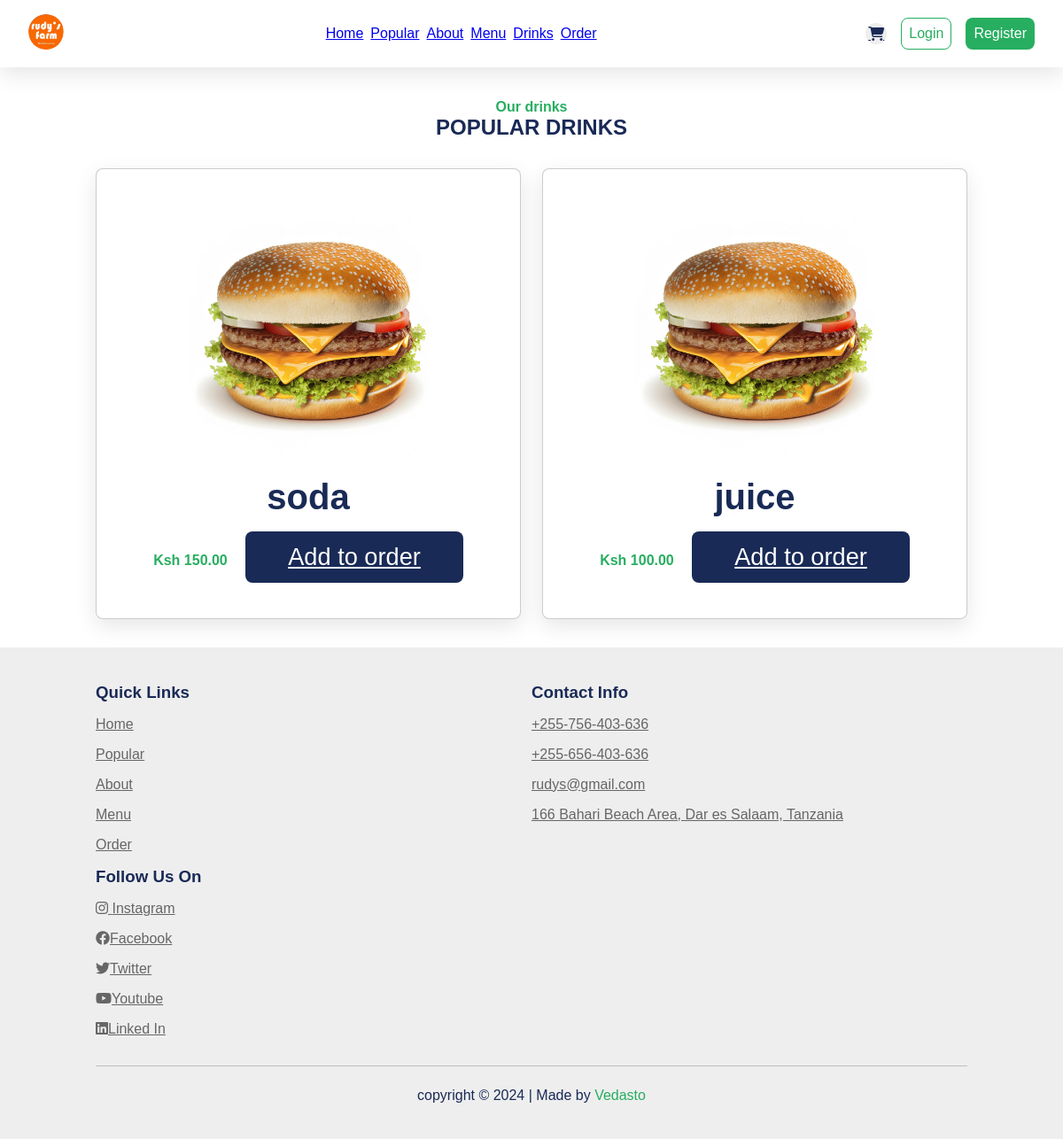
Screenshot of /drinks.php with the database file from the repository.
### tables this page shows
CREATE TABLE IF NOT EXISTS menu_items (
    id INT NOT NULL AUTO_INCREMENT PRIMARY KEY,
    category_id INT NOT NULL,
    FOREIGN KEY(category_id) REFERENCES categories(id),
    title VARCHAR(50) NOT NULL,
    description VARCHAR(256) NOT NULL,
    price DECIMAL(10, 2) NOT NULL,
    featured BOOLEAN NOT NULL DEFAULT FALSE,
    created_at TIMESTAMP DEFAULT CURRENT_TIMESTAMP,
    updated_at TIMESTAMP DEFAULT CURRENT_TIMESTAMP ON UPDATE CURRENT_TIMESTAMP
);

### drinks.php (the view, shortened to what this page needs)
<?php
$connection = connectToDatabase();
$sql = "
SELECT m.title, m.description, m.price, c.title AS category_title
FROM menu_items as m
JOIN categories as c
ON m.category_id = c.id
WHERE c.title = 'beverage'
LIMIT 10;";
$results = mysqli_query($connection, $sql);
if (mysqli_num_rows($results) <= 0) {
    $message = "No drinks found";
} else {
    $drinks = mysqli_fetch_all($results, MYSQLI_ASSOC);
}
?>
<!DOCTYPE html>
<html lang="en">
<head>
    <link rel="stylesheet" href="https://cdn.jsdelivr.net/npm/swiper@10/swiper-bundle.min.css" />
    <link rel="stylesheet" href="https://cdnjs.cloudflare.com/ajax/libs/font-awesome/6.4.0/css/all.min.css" />
    <link rel="stylesheet" href="./styles/global.css">
    <link rel="stylesheet" href="./styles/popular-dishes.css">
    <link rel="stylesheet" href="./web/common/header.css">
    <link rel="stylesheet" href="./web/common/footer.css">
</head>
<body>
    <?php require './web/common/header.php'; ?>
    <section class="dishes" id="Drinks">
        <h3 class="sub-heading"> Our drinks</h3>
        <h1 class="heading"> Popular drinks</h1>
        <div class="box-container">
            <?php if (isset($drinks)) : ?>
                <?php foreach ($drinks as $drink) : ?>
                    <div class="box">
                        <img src="images/img4.png.avif" alt="">
                        <h3><?= $drink['title'] ?></h3>
                        <span>Ksh <?= $drink['price'] ?></span>
                        <a href="#" class="btn">Add to order</a>
                    </div>
                <?php endforeach; ?>
            <?php endif; ?>
        </div>
    </section>
    <?php require './web/common/footer.php' ?>
</body>
</html>

### styles/global.css (style rules this page uses)
:root { --green: #27ae60; --orange: #FB6800; --black: #192a56; --light-color: #666; --white: #fff; --red: #f00; --box-sahdow: 0 0.5rem 1.5rem rgba(0, 0, 0, 0.1); }
* { font-family: "Poppins", sans-serif; margin: 0; padding: 0; box-sizing: border-box; }
html { overflow-x: hidden; scroll-padding-top: 5.5rem; scroll-behavior: smooth; }
section { padding: 2rem 9%; }
.sub-heading { text-align: center; color: var(--green); font-size: 1rem; padding-top: 1rem; }
.heading { text-align: center; color: var(--black); font-size: 1.5rem; padding-bottom: 2rem; text-transform: uppercase; }
.btn { margin-top: 1rem; display: inline-block; font-size: 1.7rem; color: #fff; background: var(--black); border-radius: 0.5rem; cursor: pointer; padding: 0.8rem 3rem; }

### styles/popular-dishes.css (style rules this page uses)
.dishes { margin-top: 4rem; }
.dishes .box-container { display: grid; grid-template-columns: repeat(auto-fit, minmax(28rem, 1fr)); gap: 1.5rem; }
.dishes .box-container .box { padding: 2.5rem; background: #fff; border-radius: 0.5rem; border: 0.1rem solid rgba(0, 0, 0, 0.2); box-shadow: var(--box-sahdow); position: relative; overflow: hidden; text-align: center; }
.dishes .box-container .box img { height: 17rem; margin: 1rem 0; }
.dishes .box-container .box h3 { color: var(--black); font-size: 2.5rem; }
.dishes .box-container .box span { color: var(--green); font-weight: bolder; margin-right: 1rem; font-size: 1rem; }

### rows the page displays
menu_items: title "soda", price "150.00"
menu_items: title "juice", price "100.00"
